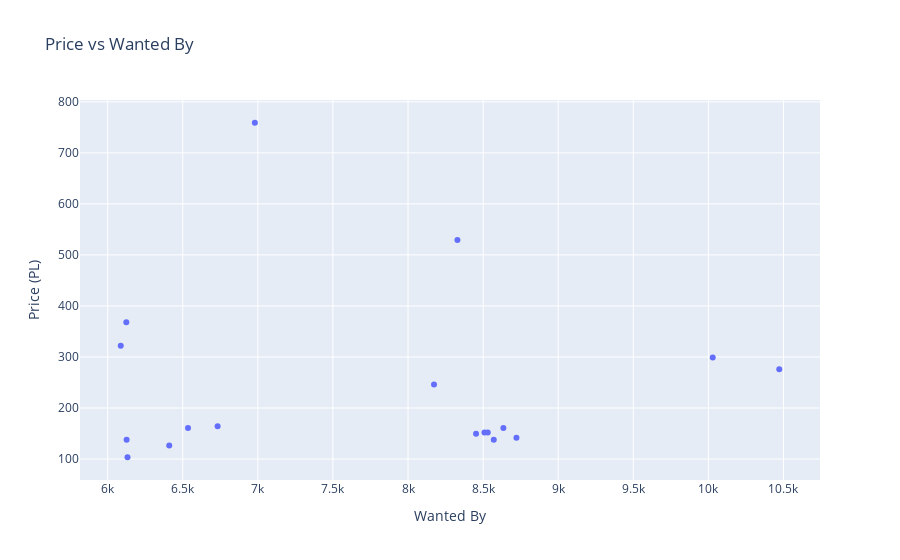

The notebook cell this image was saved under:
### Code cell
import plotly.graph_objects as go

# Create a scatter plot
fig = go.Figure(data=go.Scatter(
    x=specific_columns_with_price['wantedBy'],
    y=specific_columns_with_price['PL_retailPrice'],
    mode='markers',
    text=specific_columns_with_price['name'],  # this will add set names as hover text
))

# Set the title and labels
fig.update_layout(title='Price vs Wanted By', xaxis_title='Wanted By', yaxis_title='Price (PL)')

# Show the plot
fig.show()

### Figure 1 — Plotly figure (JSON) as saved in the notebook; plotly's stock layout.template omitted (floating-point values rounded to 4 significant figures)
{"data": [{"mode": "markers", "text": [" Imperial Shuttle Tydirium", "AT-AT", "Brick Bank", "Death Star", "Detective's Office", "Downtown Diner", "Ewok Village", "Firehouse Headquarters ", "Imperial Star Destroyer", "Palace Cinema", "Parisian Restaurant", "Pet Shop", "Red Five X-wing Starfighter", "Sandcrawler", "Slave I", "Snowspeeder", "TIE Fighter", "The SHIELD Helicarrier"], "type": "scatter", "x": [6132, 6410, 8453, 8329, 8635, 6535, 10472, 6124, 6980, 8571, 8509, 8531, 8173, 10029, 8722, 6126, 6732, 6087], "y": [103.5, 126.5, 149.5, 529, 161.0, 161.0, 276.0, 368, 759.0, 138.0, 151.8, 151.8, 246.1, 299, 141.8, 138.0, 164.2, 322]}], "layout": {"title": {"text": "Price vs Wanted By"}, "xaxis": {"title": {"text": "Wanted By"}}, "yaxis": {"title": {"text": "Price (PL)"}}}}
